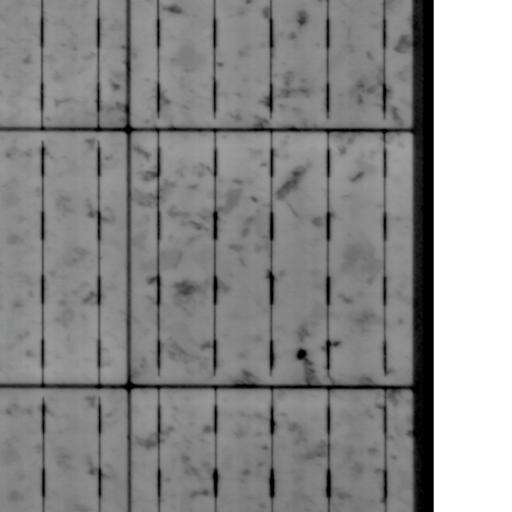
#> input picture team_2026-10-24_go/trackM/r4_build/data_extra/images/CSIR_00033_r10_c6_rf.png, 512 x 512 px
$ python -i ucf_twins.py   (imports and definitions only)
#> lines starting #> are read from the running program, lines starting #| are printed output that depends on the picture
### data_analysis/scripts/ucf_common.py
"""Shared loaders for the UCF-EL analysis (local, read-only). Data root passed on the command line."""

from __future__ import annotations

import csv
import json
import re
from pathlib import Path

import numpy as np
from PIL import Image

CLASSES = ["background", "crack", "contact", "interconnect", "corrosion"]
BG, CRACK, CONTACT, INTERCONNECT, CORROSION = range(5)
IGNORE = 128
NAME_RE = re.compile(r"^(?P<cond>.+?) TestName_(?P<date>\d{8})_(?P<time>[\d.]+)_C(?P<cell>\d+)\.jpg$")


def pairs(root: Path, split: str) -> list[tuple[str, str]]:
    """[(imagename, annotatedname)] from training/<split>_images.csv, in file order."""
    with open(root / "training" / f"{split}_images.csv", newline="") as f:
        return [(r["imagename"], r["annotatedname"]) for r in csv.DictReader(f)]


# [6 lines left out: function parse_name, not called in this run]


def load_image(root: Path, split: str, name: str) -> np.ndarray:
    im = Image.open(root / "training" / "data" / split / "images" / name).convert("L")
    return np.asarray(im, dtype=np.float32)


def load_mask(root: Path, split: str, ann: str) -> np.ndarray:
    return np.asarray(Image.open(root / "training" / "data" / split / "annotations" / ann))


def load_split_list(path: Path) -> list[str]:
    return [l.strip() for l in open(path) if l.strip()]


def dump(obj, path: Path) -> None:
    path.parent.mkdir(parents=True, exist_ok=True)
    path.write_text(json.dumps(obj, indent=1, default=lambda o: o.item() if hasattr(o, "item") else str(o)))

### data_analysis/scripts/ucf_twins.py
"""Q2 same-physical-cell detection at the module level, and re-annotation agreement of twin cells.

M-series names are M<module>C<cell:3><flags:3>. A physical module imaged twice gets two module IDs with the same
cell indices. For every pair of module IDs that share >= 5 cell indices, compute the per-cell NCC of a refined
descriptor (128 px, band-pass DoG(1, 6), row/column means removed so full-length busbars/edges cancel) and take the
median over shared cells: true re-images score near 1 for all cells, different modules do not.
Named sessions (Bent/Control/Flat ... _C###, raw vs '_output_' versions) are handled the same way with the session
as the module.  Twin cells across splits are counted; for twin pairs the masks are compared after aligning the
images (phase correlation at a common size) -> per-class IoU between two independently annotated copies.

Usage: python -I ucf_twins.py <UCF root> <out dir> <figs dir>
"""

from __future__ import annotations

import collections
import itertools
import re
import sys
from pathlib import Path

import numpy as np
from PIL import Image
from scipy import ndimage as ndi

sys.path.insert(0, str(Path(__file__).parent))
from ucf_common import IGNORE, dump, pairs  # noqa: E402

root, od, figs = Path(sys.argv[1]), Path(sys.argv[2]), Path(sys.argv[3])
S = 128


def key(n: str) -> tuple[str, int] | None:
    m = re.match(r"^M(\d+)C(\d{3})\d{3}\.(jpg|png)$", n)
    if m:
        return ("M" + m[1] + ("p" if m[3] == "png" else ""), int(m[2]))
    m = re.match(r"^(.+?) TestName_(\d{8}_[\d.]+)(_output_\d+_\d+(_altered)?)?_C(\d+)\.jpg$", n)
    if m:
        return (f"{m[1]}|{m[2]}|{'output' if m[3] else 'raw'}", int(m[5]))
    return None


def refined(p: Path) -> np.ndarray:
    a = np.asarray(Image.open(p).convert("L").resize((S, S), Image.BOX), np.float32)
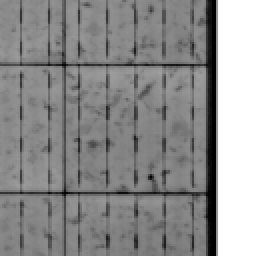
#> a: shape (128, 128) float32 (shown 2 times larger); min 0, max 255, mean 141
    b = ndi.gaussian_filter(a, 1) - ndi.gaussian_filter(a, 6)
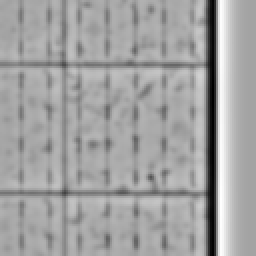
#> b: shape (128, 128) float32 (shown 2 times larger); min -126.9, max 72.01, mean 0; drawn with min black and max white
    b = b - b.mean(0, keepdims=True) - b.mean(1, keepdims=True) + b.mean()
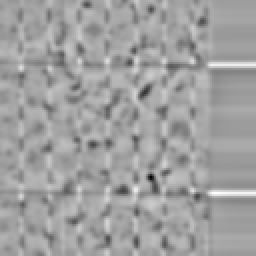
#> b: shape (128, 128) float32 (shown 2 times larger); min -58.98, max 34.86, mean 0; drawn with min black and max white
    b -= b.mean()
    return (b / (np.linalg.norm(b) + 1e-6)).ravel().astype(np.float32)


# [1 line that did not run here, left out]
# [1 line that did not run here, left out]
# [1 line that did not run here, left out]
# [1 line that did not run here, left out]
path = lambda s, n: (root / "Test_Images" / n) if s == "extra" else (root / "training" / "data" / s / "images" / n)  # noqa: E731
mods = collections.defaultdict(dict)  # module -> cell -> item index
# [4 lines not run here, left out]
# [1 line that did not run here, left out]
# [1 line not run here, left out]

mnames = sorted(mods)
cellsets = {m: set(mods[m]) for m in mnames}
scores = []
# [8 lines not run here, left out]
sc = np.array([s[3] for s in scores])
# [1 line not run here, left out]
hist, edges = np.histogram(sc, bins=40, range=(-0.2, 1.0))
# [5 lines not run here, left out]


# ---- pass 2: crack-mask overlap per module pair (cracks are unique fingerprints) ----
mask_of = {}
# [4 lines not run here, left out]
pair2 = []
# [12 lines not run here, left out]
v = np.array([(p[3], p[5]) for p in pair2 if p[5] is not None and p[4] >= 3])
# [5 lines not run here, left out]
# [1 line that did not run here, left out]
# [1 line not run here, left out]

>>> result = refined('../../team_2026-10-24_go/trackM/r4_build/data_extra/images/CSIR_00033_r10_c6_rf.png')
#> result = 16384 values, max 0.0398 at index 12395, min -0.0673 at index 11339, mean -8.46e-11

$ run again, on team_2026-10-24_go/trackM/r4_build/data_extra/images/CSIR_00297_r17_c5_rf.png
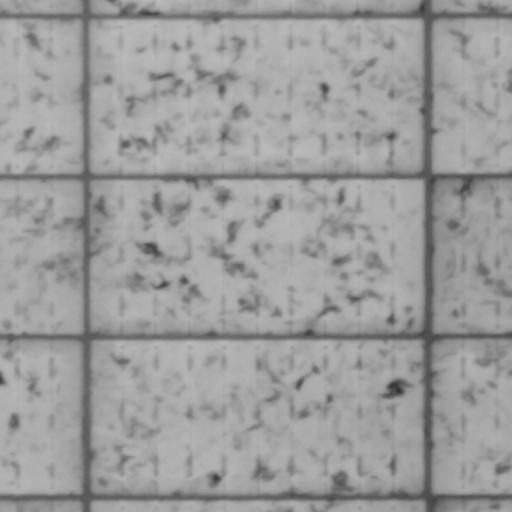
#> input picture team_2026-10-24_go/trackM/r4_build/data_extra/images/CSIR_00297_r17_c5_rf.png, 512 x 512 px
#> in refined, `b = ndi.gaussian_filter(a, 1) - ndi.gaussian_filter(a, 6)`:
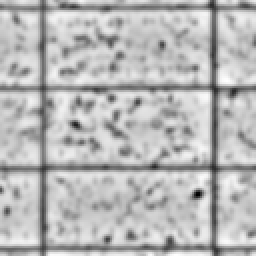
#> b: shape (128, 128) float32 (shown 2 times larger); min -63.29, max 24.34, mean 0; drawn with min black and max white
#> in refined, `b = b - b.mean(0, keepdims=True) - b.mean(1, keepdims=True) + b.mean()`:
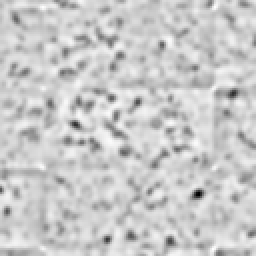
#> b: shape (128, 128) float32 (shown 2 times larger); min -65.65, max 17.59, mean -2.09e-08; drawn with min black and max white
#> result = 16384 values, max 0.0175 at index 15978, min -0.0654 at index 12515, mean -1.58e-11

$ run again, on team_2026-10-24_go/trackM/r4_build/data_extra/images/CSIR_00297_r9_c5_rf.png
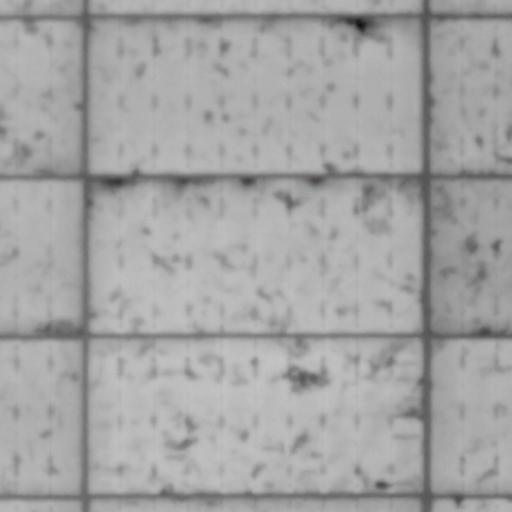
#> input picture team_2026-10-24_go/trackM/r4_build/data_extra/images/CSIR_00297_r9_c5_rf.png, 512 x 512 px
#> in refined, `b = ndi.gaussian_filter(a, 1) - ndi.gaussian_filter(a, 6)`:
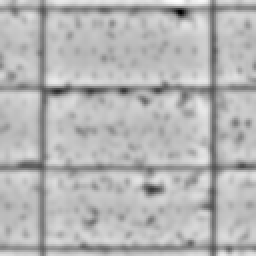
#> b: shape (128, 128) float32 (shown 2 times larger); min -84.16, max 34.11, mean 0; drawn with min black and max white
#> in refined, `b = b - b.mean(0, keepdims=True) - b.mean(1, keepdims=True) + b.mean()`:
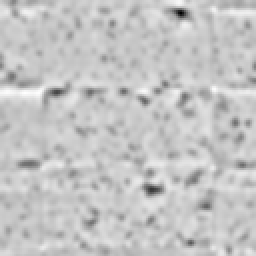
#> b: shape (128, 128) float32 (shown 2 times larger); min -74.57, max 22.16, mean 0; drawn with min black and max white
#> result = 16384 values, max 0.0249 at index 5900, min -0.0838 at index 858, mean -4.78e-11
